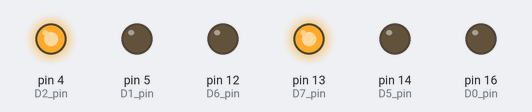
Bench run of a sketch on a simulated Arduino Uno, built with avr-gcc and run on an emulated ATmega328P. Parts: output pins drawn as LEDs (lit = HIGH).

Above: at 0.2 s.
At 1.5 s:
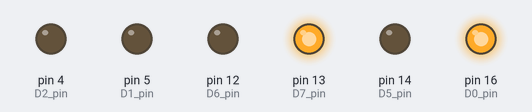
At 2.9 s:
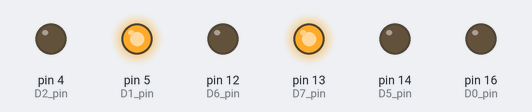
At 4.8 s:
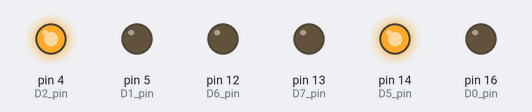
At 6.2 s:
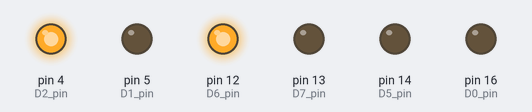
Timing chart, 0 to 8.6 s (numbered marks = the images above):
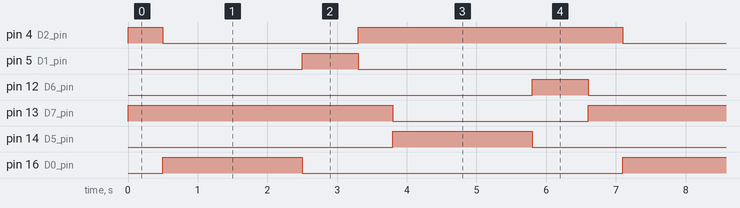

The sketch:

police_lights.ino
```cpp
int D0_pin = 16;
int D1_pin = 5;
int D2_pin = 4;

int D5_pin = 14;
int D6_pin = 12;
int D7_pin = 13;

void setup() {
  // put your setup code here, to run once:
  pinMode(D0_pin, OUTPUT); //green
  pinMode(D1_pin, OUTPUT); //orange
  pinMode(D2_pin, OUTPUT); //red

  pinMode(D5_pin, OUTPUT); //green
  pinMode(D6_pin, OUTPUT); //orange
  pinMode(D7_pin, OUTPUT); //red
}

void loop() {
  // put your main code here, to run repeatedly:

  //first trifeu
  digitalWrite(D2_pin, HIGH);
  digitalWrite(D7_pin, HIGH);
  delay(500);

  digitalWrite(D2_pin, LOW);
  digitalWrite(D0_pin, HIGH);
  delay(2000);

  digitalWrite(D0_pin, LOW);
  digitalWrite(D1_pin, HIGH);
  delay(800);

  digitalWrite(D1_pin, LOW);
  digitalWrite(D2_pin, HIGH);
  delay(500);

  //second trifeu
  digitalWrite(D7_pin, LOW);
  digitalWrite(D5_pin, HIGH);
  delay(2000);

  digitalWrite(D5_pin, LOW);
  digitalWrite(D6_pin, HIGH);
  delay(800);

  digitalWrite(D6_pin, LOW);


}
```

Measured:
- by itself, pin 4 (D2_pin): repeats every 6.6 s: LOW 2.8 s, HIGH 3.8 s
- by itself, pin 5 (D1_pin), pin 12 (D6_pin): alternates HIGH for 0.80 s and LOW for 5.8 s
- by itself, pin 13 (D7_pin): alternates HIGH for 3.8 s and LOW for 2.8 s
- by itself, pin 14 (D5_pin), pin 16 (D0_pin): alternates HIGH for 2.0 s and LOW for 4.6 s
